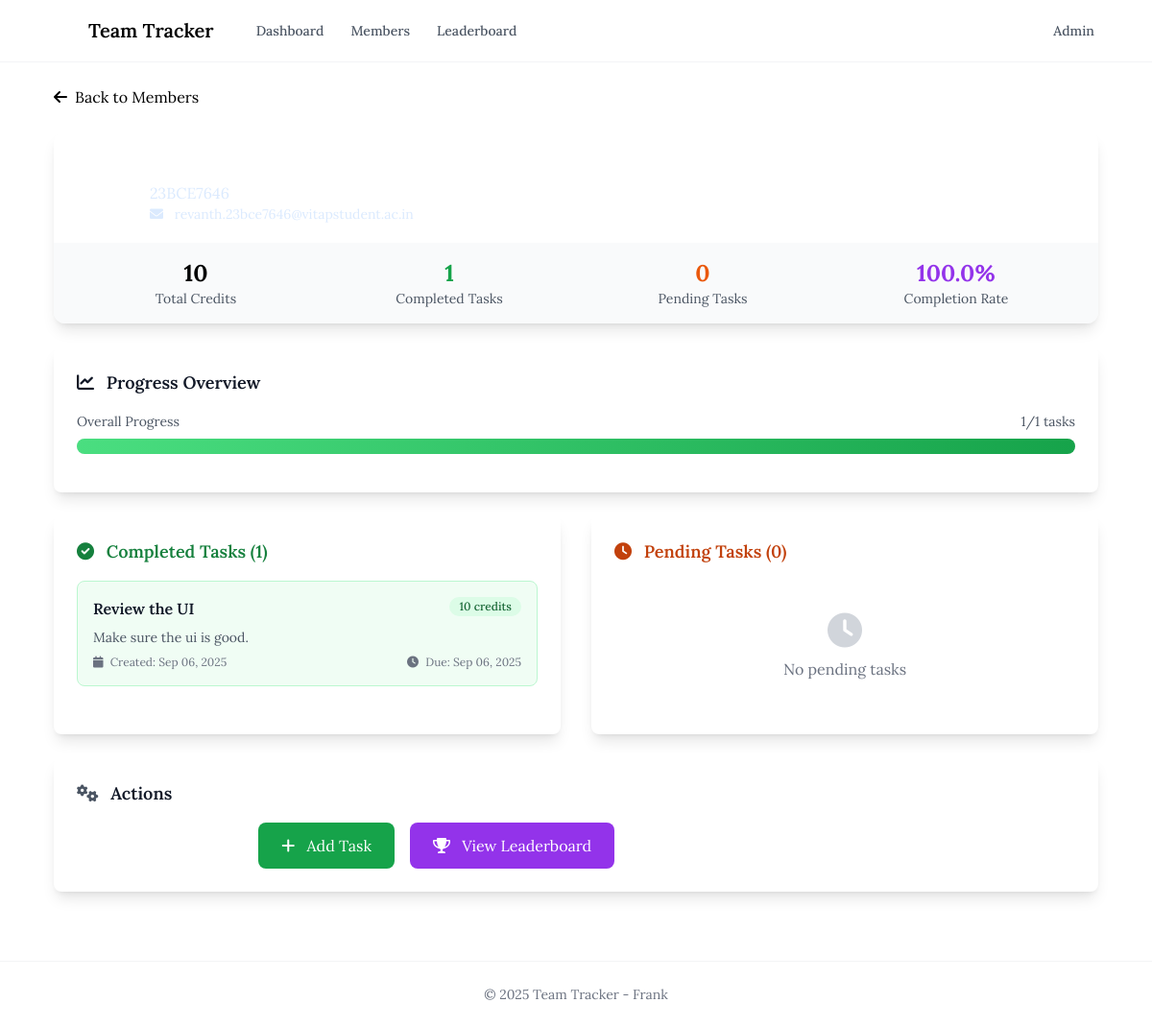
/members/23BCE7646/, run on the app's committed database.
### members/models.py (models this page shows, shortened)
class Member(models.Model):
    name = models.CharField(max_length=100)
    reg_number = models.CharField(max_length=50, unique=True)
    email = models.EmailField(unique=True)
    created_at = models.DateTimeField(auto_now_add=True)
    updated_at = models.DateTimeField(auto_now=True)
    class Meta:
        ordering = ['name']

class Task(models.Model):
    member = models.ForeignKey(Member, on_delete=models.CASCADE, related_name="tasks")
    title = models.CharField(max_length=200)
    description = models.TextField(blank=True)
    credits = models.PositiveIntegerField(default=0)
    is_completed = models.BooleanField(default=False)
    created_at = models.DateTimeField(auto_now_add=True)
    updated_at = models.DateTimeField(auto_now=True)
    due_date = models.DateTimeField(null=True, blank=True)
    class Meta:
        ordering = ['-created_at']

### members/views.py (the view)
# urls.py: path("members/<str:reg_number>/", views.member_detail, name="member_detail"),
def member_detail(request, reg_number):
    member = get_object_or_404(Member, reg_number=reg_number)
    tasks = member.tasks.all()
    completed_tasks = tasks.filter(is_completed=True)
    pending_tasks = tasks.filter(is_completed=False)
    total_credits = sum(task.credits for task in completed_tasks)
    context = {
        'member': member,
        'tasks': tasks,
        'completed_tasks': completed_tasks,
        'pending_tasks': pending_tasks,
        'total_credits': total_credits,
        'completion_rate': (completed_tasks.count() / tasks.count() * 100) if tasks.count() > 0 else 0,
    }
    return render(request, "members/member_detail.html", context)

### templates/members/member_detail.html (shortened to what this page needs)
{% extends 'base.html' %}
{% block content %}
<div class="space-y-6">
    <div>
        <a href="{% url 'members:member_list' %}"
           class="inline-flex items-center text-falcon-blue hover:text-falcon-dark transition-colors duration-200 font-lora">
            <i class="fas fa-arrow-left mr-2"></i>
            Back to Members
        </a>
    </div>
    <div class="bg-white shadow-lg rounded-xl overflow-hidden">
        <div class="bg-gradient-to-r from-falcon-blue to-falcon-light p-5 text-white">
            <div class="flex items-center">
                <div class="w-16 h-16 bg-white bg-opacity-20 rounded-full flex items-center justify-center">
                    <i class="fas fa-user text-2xl"></i>
                </div>
                <div class="ml-4">
                    <h1 class="text-2xl font-lora font-bold">{{ member.name }}</h1>
                    <p class="text-blue-100 text-base font-lora">{{ member.reg_number }}</p>
                    <p class="text-blue-100 text-sm font-lora">
                        <i class="fas fa-envelope mr-2"></i>
                        {{ member.email }}
                    </p>
                </div>
            </div>
        </div>
        <div class="bg-gray-50 px-6 py-4">
            <div class="grid grid-cols-1 md:grid-cols-4 gap-4">
                <div class="text-center">
                    <div class="text-2xl font-bold text-falcon-blue">{{ total_credits }}</div>
                    <div class="text-sm text-gray-600">Total Credits</div>
                </div>
                <div class="text-center">
                    <div class="text-2xl font-bold text-green-600">{{ completed_tasks.count }}</div>
                    <div class="text-sm text-gray-600">Completed Tasks</div>
                </div>
                <div class="text-center">
                    <div class="text-2xl font-bold text-orange-600">{{ pending_tasks.count }}</div>
                    <div class="text-sm text-gray-600">Pending Tasks</div>
                </div>
                <div class="text-center">
                    <div class="text-2xl font-bold text-purple-600">{{ completion_rate|floatformat:1 }}%</div>
                    <div class="text-sm text-gray-600">Completion Rate</div>
                </div>
            </div>
        </div>
    </div>
    <div class="bg-white shadow-lg rounded-lg p-6">
        <h3 class="text-lg font-semibold text-gray-900 mb-4">
            <i class="fas fa-chart-line mr-2 text-falcon-blue"></i>
            Progress Overview
        </h3>
        {% if tasks.count > 0 %}
            <div class="mb-4">
                <div class="flex justify-between text-sm text-gray-600 mb-2">
                    <span>Overall Progress</span>
                    <span>{{ completed_tasks.count }}/{{ tasks.count }} tasks</span>
                </div>
                <div class="w-full bg-gray-200 rounded-full h-4">
                    <div class="bg-gradient-to-r from-green-400 to-green-600 h-4 rounded-full transition-all duration-1000 ease-out"
                         style="width: {{ completion_rate }}%"></div>
                </div>
            </div>
        {% else %}
            <p class="text-gray-500 text-center py-4">No tasks assigned yet</p>
        {% endif %}
    </div>
    <div class="grid grid-cols-1 lg:grid-cols-2 gap-8">
        <div class="bg-white shadow-lg rounded-lg">
            <div class="p-6">
                <h3 class="text-lg font-semibold text-green-700 mb-4">
                    <i class="fas fa-check-circle mr-2"></i>
                    Completed Tasks ({{ completed_tasks.count }})
                </h3>
                {% if completed_tasks %}
                    <div class="space-y-4">
                        {% for task in completed_tasks %}
                            <div class="border border-green-200 rounded-lg p-4 bg-green-50">
                                <div class="flex justify-between items-start mb-2">
                                    <h4 class="font-semibold text-gray-900">{{ task.title }}</h4>
                                    <span class="inline-flex items-center px-2.5 py-0.5 rounded-full text-xs font-medium bg-green-100 text-green-800">
                                        {{ task.credits }} credits
                                    </span>
                                </div>
                                {% if task.description %}
                                    <p class="text-gray-600 text-sm mb-2">{{ task.description|truncatechars:100 }}</p>
                                {% endif %}
                                <div class="flex justify-between items-center text-xs text-gray-500">
                                    <span>
                                        <i class="fas fa-calendar mr-1"></i>
                                        Created: {{ task.created_at|date:"M d, Y" }}
                                    </span>
                                    {% if task.due_date %}
                                        <span>
                                            <i class="fas fa-clock mr-1"></i>
                                            Due: {{ task.due_date|date:"M d, Y" }}
                                        </span>
                                    {% endif %}
                                </div>
                            </div>
                        {% endfor %}
                    </div>
                {% else %}
                    <div class="text-center py-8">
                        <i class="fas fa-check-circle text-4xl text-gray-300 mb-2"></i>
                        <p class="text-gray-500">No completed tasks yet</p>
                    </div>
                {% endif %}
            </div>
        </div>
        <div class="bg-white shadow-lg rounded-lg">
            <div class="p-6">
                <h3 class="text-lg font-semibold text-orange-700 mb-4">
                    <i class="fas fa-clock mr-2"></i>
                    Pending Tasks ({{ pending_tasks.count }})
                </h3>
                {% if pending_tasks %}
                    <div class="space-y-4">
                        {% for task in pending_tasks %}
                            <div class="border border-orange-200 rounded-lg p-4 bg-orange-50">
                                <div class="flex justify-between items-start mb-2">
                                    <h4 class="font-semibold text-gray-900">{{ task.title }}</h4>
                                    <span class="inline-flex items-center px-2.5 py-0.5 rounded-full text-xs font-medium bg-orange-100 text-orange-800">
                                        {{ task.credits }} credits
                                    </span>
                                </div>
                                {% if task.description %}
                                    <p class="text-gray-600 text-sm mb-2">{{ task.description|truncatechars:100 }}</p>
                                {% endif %}
                                <div class="flex justify-between items-center text-xs text-gray-500">
                                    <span>
                                        <i class="fas fa-calendar mr-1"></i>
                                        Created: {{ task.created_at|date:"M d, Y" }}
                                    </span>
                                    {% if task.due_date %}
                                        <span class="{% if task.due_date|date:'Y-m-d' < today|date:'Y-m-d' %}text-red-600{% endif %}">
                                            <i class="fas fa-clock mr-1"></i>
                                            Due: {{ task.due_date|date:"M d, Y" }}
                                        </span>
                                    {% endif %}
                                </div>
                            </div>
                        {% endfor %}
                    </div>
                {% else %}
                    <div class="text-center py-8">
                        <i class="fas fa-clock text-4xl text-gray-300 mb-2"></i>
                        <p class="text-gray-500">No pending tasks</p>
                    </div>
                {% endif %}
            </div>
        </div>
    </div>
    <div class="bg-white shadow-lg rounded-lg p-6">
        <h3 class="text-lg font-semibold text-gray-900 mb-4">
            <i class="fas fa-cogs mr-2 text-gray-600"></i>
            Actions
        </h3>
        <div class="flex flex-wrap gap-4">
            <a href="/admin/members/member/{{ member.id }}/change/"
               class="bg-falcon-blue text-white px-6 py-3 rounded-lg hover:bg-falcon-dark transition-colors duration-200">
                <i class="fas fa-edit mr-2"></i>
            </a>
            <a href="/admin/members/task/add/?member={{ member.id }}"
               class="bg-green-600 text-white px-6 py-3 rounded-lg hover:bg-green-700 transition-colors duration-200">
                <i class="fas fa-plus mr-2"></i>
                Add Task
            </a>
            <a href="{% url 'members:leaderboard' %}"
               class="bg-purple-600 text-white px-6 py-3 rounded-lg hover:bg-purple-700 transition-colors duration-200">
                <i class="fas fa-trophy mr-2"></i>
                View Leaderboard
            </a>
        </div>
    </div>
</div>
{% endblock %}

### static/css/custom.css (style rules this page uses)
.font-lora { font-family: 'Lora', serif; font-feature-settings: 'kern', 'liga', 'clig', 'calt'; }

### data on the page
Member: reg_number "23BCE7646", email "revanth.23bce7646@vitapstudent.ac.in"
Task: title "Review the UI", credits "10", description "Make sure the ui is good.", created_at "Sep 06, 2025", due_date "Sep 06, 2025"

### other printed values
{{ total_credits }} "10"
{{ completed_tasks.count }} "1"
{{ pending_tasks.count }} "0"
{{ completion_rate|floatformat:1 }} "100.0"
{{ tasks.count }} "1"
